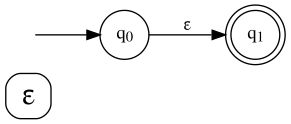

This chart was generated by the following Python code:
#!/usr/bin/env python3
# -*- coding: utf-8 -*-


# I mehak javed have written all of this project myself, without any
# unauthorized assistance, and have followed the academic honor code.


from nfa_regex import *
from state import *
# Note: You may want to use the provided generateSVG() method below for visualizing,
# your NFAs/DFAs and for debugging. If not, you may remove it and the following import.
# You are not required to provide a working generateSVG method, but you may find it useful.
try:
	from graphviz import Digraph
except:
	pass



# TODO: This is your class for modeling NFAs/DFAs! Some is already stubbed out for you.
class NFA:
    def __init__(self, r=None):
        self.r = r
        if r is None:
            start = State()
            self.Q = {start}
            self.Sigma = set()
            self.s = start
            self.F = set()
            self.delta = set()
        elif isinstance(r, EpsilonRegex):
            start = State()
            end = State()
            self.Q = {start, end}
            self.Sigma = set()
            self.s = start
            self.F = {end}
            self.delta = {(start, "", end)}
        elif isinstance(r, StarRegex):
            nfa0 = NFA(r.r0)
            start = State()
            end = State()
            self.Q = nfa0.Q | {start, end}
            self.Sigma = nfa0.Sigma
            self.s = start
            self.F = {end}
            self.delta = nfa0.delta | {(start, "", nfa0.s), (nfa0.s, "", end), (end, "", start)}
        elif isinstance(r, SeqRegex):
            nfa0 = NFA(r.r0)
            nfa1 = NFA(r.r1)
            start = nfa0.s
            end = nfa1.F.pop()
            self.Q = nfa0.Q | nfa1.Q
            self.Sigma = nfa0.Sigma | nfa1.Sigma
            self.s = start
            self.F = {end}
            self.delta = nfa0.delta | nfa1.delta | {(nfa0.F.pop(), "", nfa1.s)}
        elif isinstance(r, DisjRegex):
            nfa0 = NFA(r.r0)
            nfa1 = NFA(r.r1)
            start = State()
            end = State()
            self.Q = nfa0.Q | nfa1.Q | {start, end}
            self.Sigma = nfa0.Sigma | nfa1.Sigma
            self.s = start
            self.F = {end}
            self.delta = nfa0.delta | nfa1.delta | {(start, "", nfa0.s), (start, "", nfa1.s), (nfa0.F.pop(), "", end), (nfa1.F.pop(), "", end)}
        elif isinstance(r, CharRegex):
            start = State()
            end = State()
            self.Q = {start, end}
            self.Sigma = {r.x}
            self.s = start
            self.F = {end}
            self.delta = {(start, r.x, end)}
        else:
            raise ValueError("NFA must be constructed from a Regex (or None).")


    def matches(self, s):
        # Note how move and epsilon closure (written correctly) may be used to
        # simulate an NFA or DFA (this code can work for both!)
        # See also: the nfa-dfa and subset algorithm slides from class for move, epsilonClosure.
        current = self.epsilonClosure({self.s})
        for x in s:
            current = self.epsilonClosure(self.move(current, x))
        if current & self.F == set():
            return False
        else:
            return True
        
        
    def epsilonClosure(self, qs):
        """Returns the set of states reachable from those in qs without consuming any characters."""
        closure = set(qs)
        stack = list(qs)
        while stack:
            q = stack.pop()
            for transition in self.delta:
                if transition[0] == q and transition[1] == "":
                    if transition[2] not in closure:
                        closure.add(transition[2])
                        stack.append(transition[2])
        return closure


    
    def move(self, qs, x):
        """Returns the set of states reachable from those in qs by consuming character x."""
        reachable_states = set()
        for state in qs:
            for transition in self.delta:
                if transition[0] == state and transition[1] == x:
                    reachable_states.add(transition[2])
        return reachable_states


    
    def NFA_to_DFA(self):
        dfa = NFA()  # Create a new NFA to represent the DFA
        dfa.r = self.r  # Set the same regex

        # Initialize the start state of the DFA
        startset = self.epsilonClosure({self.s})
        start = State(frozenset(startset))
        dfa.Q = {start}

        unmarked_states = [start]
        marked_states = set()

        while unmarked_states:
            current_state = unmarked_states.pop()
            marked_states.add(current_state)

            for symbol in self.Sigma:
                target_state = self.epsilonClosure(self.move(current_state.name, symbol))
                if not target_state:
                    continue

                new_state = State(frozenset(target_state))
                if new_state not in dfa.Q:
                    unmarked_states.append(new_state)
                    dfa.Q.add(new_state)
                dfa.delta.add((current_state.name, symbol, new_state.name))

                if new_state.name in self.F:
                    dfa.F.add(new_state)

        return dfa


    
    def statecount(self):
        return len(self.Q)
        
        
    def isDFA(self):
        # Checks to see if the NFA is also a DFA:
        # i.e., reports True iff self.delta is a function
        for q in self.Q:
            outgoingset = set()
            for e in self.delta:
                if q == e[0]:
                    if e[1] in outgoingset or e[1] == "":
                        return False
                    outgoingset.add(e[1])
        return True


    def minimizeDFA(self):
        if not self.isDFA():
            raise Exception("minimizeDFA must be provided a DFA")

        # Create a mapping of states to their corresponding partitions
        partition_map = {}
        accepting_states = set()
        non_accepting_states = set()

        for state in self.Q:
            if state in self.F:
                partition_map[state] = 'A'
                accepting_states.add(state)
            else:
                partition_map[state] = 'NA'
                non_accepting_states.add(state)

        # Create initial partitions
        P = [accepting_states, non_accepting_states]

        # Initialize the new DFA
        mdfa = NFA()
        mdfa.r = self.r

        # Continue until no more partitions can be refined
        while True:
            new_partitions = []
            for part in P:
                for symbol in self.Sigma:
                    partitions = {}
                    for state in part:
                        target = self.move({state}, symbol)
                        partition = partition_map[list(target)[0]]
                        if partition in partitions:
                            partitions[partition].add(state)
                        else:
                            partitions[partition] = {state}
                    new_partitions.extend(partitions.values())

                    # Update transitions based on the new partitions
                    for key, value in partitions.items():
                        if len(value) > 1:
                            for s in value:
                                partition_map[s] = key

            if new_partitions:
                P = new_partitions
            else:
                break

        # Set the new states and transitions for the minimized DFA
        mdfa.Q = {State(frozenset(part)) for part in P}
        mdfa.F = {state for state in mdfa.Q if state in accepting_states}

        for from_state in self.Q:
            for symbol in self.Sigma:
                to_states = self.move({from_state}, symbol)
                mdfa.delta.add((partition_map[from_state], symbol, partition_map[list(to_states)[0]]))

        return mdfa


    # Note: You do not need to touch this function, but may, and may find it useful for
    # generating visualizations of the NFA/DFA for understanding and debugging purposes
    def generateSVG(self,file_name="nfa",title=True):
        """Writes the current NFA to a dot file and runs graphviz (must be locally installed!)"""

        # Setup
        dot = Digraph(name='nfa',comment='nfa')
        dot.attr(rankdir='LR')
        names = {}
        if title == True:
            dot.node("regex",label='<<FONT POINT-SIZE="24">'+str(self.r)+'</FONT>>', shape="square", style="rounded", height="0", width="0", margin="0.05")
        elif isinstance(title,str):
            dot.node("regex",label='<<FONT POINT-SIZE="24">'+title+'</FONT>>', shape="square", style="rounded", height="0", width="0", margin="0.05")
        dot.node("*", style="invis", height="0", width="0", margin="0")
        
        def pad_lab(s):
            """For some reason graphviz needs spaces padding this to render right."""
            return "  "+s+"  "
        def str_lab(s):
            if s == "": return "ε"
            else: return str(s)

        # Nodes and Edges
        def namer(n): return "<q<sub><font point-size=\"11\">"+n+"</font></sub>>"
        if self.s in self.F:
            dot.node(str(len(names)),namer(str(len(names))), shape="doublecircle")
        else:
            dot.node(str(len(names)),namer(str(len(names))), shape="circle")
        names[self.s] = len(names)
        for n in (self.Q - self.F - {self.s}):
            dot.node(str(len(names)),namer(str(len(names))), shape="circle")
            names[n] = len(names)
        for n in (self.F - {self.s}):
            dot.node(str(len(names)),namer(str(len(names))), shape="doublecircle")
            names[n] = len(names)
        pseudodelta = dict()
        for e in self.delta:
            if (e[0],e[2]) in pseudodelta:
                pseudodelta[(e[0],e[2])] |= frozenset({e[1]})
            else:
                pseudodelta[(e[0],e[2])] = frozenset({e[1]})
        for k in pseudodelta.keys():
            dot.edge(str(names[k[0]]), str(names[k[1]]), label=pad_lab(
                ",".join(list(map(str_lab,sorted(list(pseudodelta[k])))))))
        dot.edge("*", str(names[self.s]), label="")

        dot.format = 'svg'
        dot.render(filename=file_name, cleanup=True)
